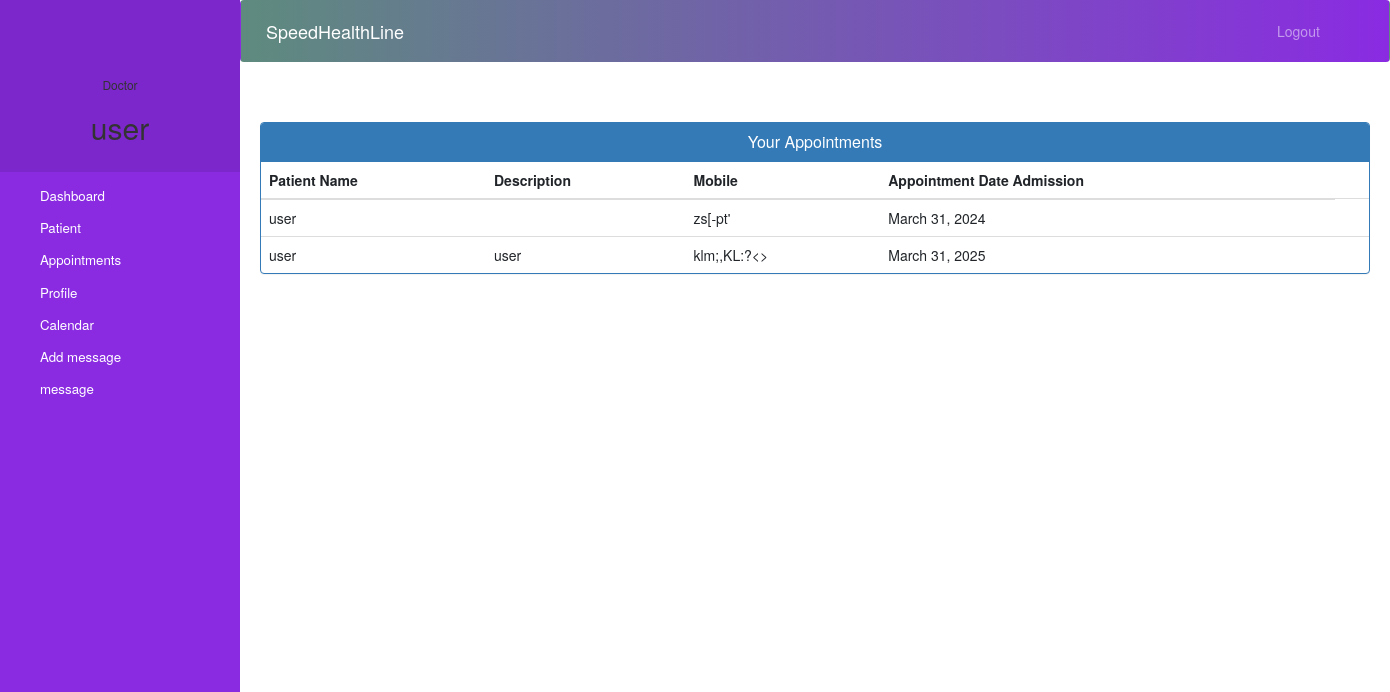
/doctor-view-appointment (signed in), run on the app's committed database.
### core/models.py (models this page shows, shortened)
class Appointment(models.Model):
    patientId = models.PositiveIntegerField(null=True, default=0)
    doctorId = models.PositiveIntegerField(null=True, default=0)
    patientName = models.CharField(max_length=40, null=True)
    doctorName = models.CharField(max_length=40, null=True)
    appointmentDate = models.DateField(null=True)
    appointmentTime = models.TimeField(null=True)
    timeslots = models.ManyToManyField(DoctorSchedule, blank=True)
    description = models.TextField(max_length=500)
    status = models.BooleanField(default=True)

### core/views.py (the view)
# urls.py: path('doctor-view-appointment', doctor_view_appointment, name='doctor-view-appointment'),
@login_required(login_url='Userlogin')
@user_passes_test(is_doctor)
def doctor_view_appointment(request):
    doctor = models.Doctor.objects.get(user_id=request.user.id)  # for profile picture of doctor in sidebar
    appointments = models.Appointment.objects.filter(status=True).order_by('-id')
    patientid = []
    for a in appointments:
        doctor = a.timeslots
        patientid.append(a.patientId)
    patients = models.Patient.objects.all().filter(status=True, user_id__in=patientid)
    appointments = zip(appointments, patients)
    return render(request, 'doctor_view_appointment.html', {'appointments': appointments, 'doctor': doctor})

### core/views.py (called while the page is built)
def is_doctor(user):
    return user.groups.filter(name='DOCTOR').exists()

### templates/doctor_view_appointment.html (shortened to what this page needs)
{% extends 'doctor_base.html' %}
{% block content %}
{%load static%}
<head>
  <link href="//netdna.bootstrapcdn.com/bootstrap/3.0.0/css/bootstrap.min.css" rel="stylesheet" id="bootstrap-css">
</head>
<div class="container">
  <div class="panel panel-primary">
    <div class="panel-heading">
      <h6 class="panel-title">Your Appointments</h6>
    </div>
    <table class="table table-hover" id="dev-table">
      <thead>
        <tr>
          <th>Patient Name</th>
          <th>Description</th>
          <th>Mobile</th>
          <th>Appointment Date Admission</th>
        </tr>
      </thead>
      {% for a,p in appointments %}
      <tr>
<td>{{ a.doctorName }}</td>
            <td>{{ a.patientName }}</td>
            <td>{{ a.description }}</td>
            <td>{{ a.appointmentDate }}</td>
            <td>{{ p.appointmentTime }}</td>
      </tr>
      {% endfor %}
    </table>
  </div>
</div>
{% endblock content %}

### templates/doctor_base.html (shortened to what this page needs)
<!DOCTYPE html>
{% load static %}
<html lang="en">
<head>
  <link rel="stylesheet" href="https://stackpath.bootstrapcdn.com/bootstrap/4.3.1/css/bootstrap.min.css">
  <link rel="stylesheet" href="https://maxcdn.bootstrapcdn.com/font-awesome/4.7.0/css/font-awesome.min.css">
</head>
<body>
  <nav class="menu" tabindex="0">
    <header class="avatar">
      <br><br>
      <h6>Doctor</h6>
      <h2>{{request.user.first_name}}</h2>
    </header>
    <ul>
      <li tabindex="0" class="icon-dashboard"> <a style="color:white; text-decoration:none;" href="/doctor-dashboard"><span>Dashboard</span></a> </li>
      <li tabindex="0" class="icon-users"> <a style="color:white; text-decoration:none;" href="/doctor-patient"><span>Patient</span></a></li>
      <li tabindex="0" class="icon-calendar"> <a style="color:white; text-decoration:none;" href="/doctor-appointment"><span>Appointments</span></a></li>
      <li tabindex="0" class="icon-calendar"> <a style="color:white; text-decoration:none;" href="/doctor-profile"><span>Profile</span></a></li>
      <li tabindex="0" class="icon-calendar"> <a style="color:white; text-decoration:none;" href="/doctor-calender"><span>Calendar</span></a></li>
      <li tabindex="0" class="icon-calendar"> <a style="color:white; text-decoration:none;" href="/add-message"><span>Add message</span></a></li>
      <li tabindex="0" class="icon-calendar"> <a style="color:white; text-decoration:none;" href="/message"><span>message</span></a></li>
    </ul>
  </nav>
  <main>
    <div class="bs-example">
<nav class="navbar navbar-expand-md navbar-dark fixed-top" style="background: linear-gradient(to right, #5E8B7E, #8A2BE2);">        <a href="/doctor-dashboard" class="navbar-brand">SpeedHealthLine</a>
        <div class="collapse navbar-collapse justify-content-between" id="navbarCollapse">
          <div class="navbar-nav" style=" margin-left: 90%;">
            <a href="/logout" class="nav-item nav-link">Logout</a>
          </div>
        </div>
      </nav>
    </div>
    <br><br>
    {% block content %}
    {% endblock content %}
    <br><br><br><br><br><br><br>
    <footer>
      <br>
      <div class="container">
        <div class="row">
          <div class="col-md-12 col-sm-12">
          </div>
        </div>
      </div>
    </footer>
  </main>
</body>
</html>

### templates/doctor_base.html (style rules this page uses)
a:link { text-decoration: none; color: #8a2be2; }
body { padding-left: 240px; background-color: #f8f8ff; background-repeat: no-repeat; background-position: center center; background-attachment: fixed; background-size: cover; }
main { position: relative; height: 100vh; }
.menu { background: #8a2be2; height: 100vh; width: 240px; position: fixed; top: 0px; left: 0; z-index: 5; outline: none; }
.menu .avatar { background: rgba(0, 0, 0, 0.1); padding: 2em 0.5em; text-align: center; }
.menu .avatar h2 { font-weight: normal; margin-bottom: 0; }
.menu ul { list-style: none; padding: 0.5em 0; margin: 0; }
.menu ul li { padding: 0.5em 1em 0.5em 3em; font-size: 0.95em; font-weight: lighter; background-repeat: no-repeat; background-position: left 15px center; background-size: auto 20px; transition: all 0.15s linear; cursor: pointer; color: #fff; }
.menu ul li.icon-dashboard { background-image: url("http://www.entypo.com/images//gauge.svg"); }
.menu ul li.icon-users { background-image: url("http://www.entypo.com/images//users.svg"); }
.menu ul li.icon-calendar { background-image: url("http://www.entypo.com/images//calendar.svg"); }

### templates/doctor_view_appointment.html (style rules this page uses)
a:link { text-decoration: none; }
h6 { text-align: center; }
.row { margin: 100px; }

### data on the page
Appointment: doctorName "user", description "zs[-pt'", appointmentDate "March 31, 2024"
Appointment: doctorName "user", patientName "user", description "klm;,KL:?<>", appointmentDate "March 31, 2025"

### other printed values
{{ request.user.first_name }} "user"
